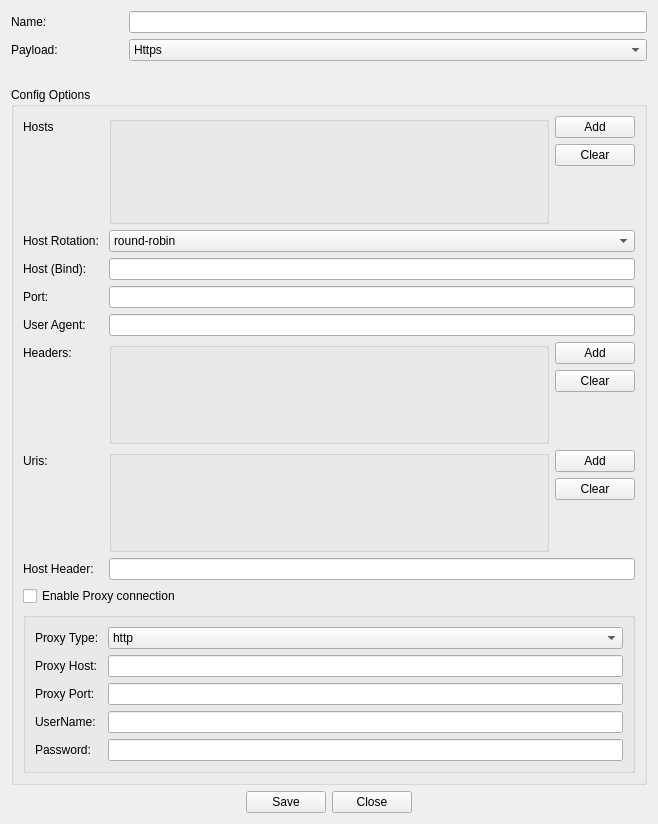
<?xml version="1.0" encoding="UTF-8"?>
<ui version="4.0">
 <class>ListenerWidget</class>
 <widget class="QWidget" name="ListenerWidget">
  <property name="geometry">
   <rect>
    <x>0</x>
    <y>0</y>
    <width>658</width>
    <height>824</height>
   </rect>
  </property>
  <property name="windowTitle">
   <string>Form</string>
  </property>
  <layout class="QGridLayout" name="gridLayout">
   <item row="4" column="0">
    <spacer name="horizontalSpacer_2">
     <property name="orientation">
      <enum>Qt::Horizontal</enum>
     </property>
     <property name="sizeHint" stdset="0">
      <size>
       <width>40</width>
       <height>20</height>
      </size>
     </property>
    </spacer>
   </item>
   <item row="4" column="5">
    <spacer name="horizontalSpacer_3">
     <property name="orientation">
      <enum>Qt::Horizontal</enum>
     </property>
     <property name="sizeHint" stdset="0">
      <size>
       <width>40</width>
       <height>20</height>
      </size>
     </property>
    </spacer>
   </item>
   <item row="1" column="0">
    <widget class="QLabel" name="LabelPayload">
     <property name="text">
      <string>Payload: </string>
     </property>
    </widget>
   </item>
   <item row="2" column="0" colspan="6">
    <spacer name="horizontalSpacer">
     <property name="orientation">
      <enum>Qt::Horizontal</enum>
     </property>
     <property name="sizeHint" stdset="0">
      <size>
       <width>40</width>
       <height>20</height>
      </size>
     </property>
    </spacer>
   </item>
   <item row="1" column="1" colspan="5">
    <widget class="QComboBox" name="ComboPayload">
     <item>
      <property name="text">
       <string>Https</string>
      </property>
     </item>
     <item>
      <property name="text">
       <string>Http</string>
      </property>
     </item>
     <item>
      <property name="text">
       <string>Smb</string>
      </property>
     </item>
     <item>
      <property name="text">
       <string>External</string>
      </property>
     </item>
    </widget>
   </item>
   <item row="0" column="0">
    <widget class="QLabel" name="LabelListenerName">
     <property name="text">
      <string>Name:</string>
     </property>
    </widget>
   </item>
   <item row="4" column="4">
    <spacer name="horizontalSpacer_5">
     <property name="orientation">
      <enum>Qt::Horizontal</enum>
     </property>
     <property name="sizeHint" stdset="0">
      <size>
       <width>40</width>
       <height>20</height>
      </size>
     </property>
    </spacer>
   </item>
   <item row="4" column="2">
    <widget class="QPushButton" name="ButtonSave">
     <property name="text">
      <string>Save</string>
     </property>
    </widget>
   </item>
   <item row="0" column="1" colspan="5">
    <widget class="QLineEdit" name="InputListenerName"/>
   </item>
   <item row="4" column="1">
    <spacer name="horizontalSpacer_4">
     <property name="orientation">
      <enum>Qt::Horizontal</enum>
     </property>
     <property name="sizeHint" stdset="0">
      <size>
       <width>40</width>
       <height>20</height>
      </size>
     </property>
    </spacer>
   </item>
   <item row="4" column="3">
    <widget class="QPushButton" name="ButtonClose">
     <property name="text">
      <string>Close</string>
     </property>
    </widget>
   </item>
   <item row="3" column="0" colspan="6">
    <widget class="QGroupBox" name="ConfigBox">
     <property name="title">
      <string>Config Options</string>
     </property>
     <layout class="QGridLayout" name="gridLayout_2">
      <property name="leftMargin">
       <number>0</number>
      </property>
      <property name="topMargin">
       <number>0</number>
      </property>
      <property name="rightMargin">
       <number>0</number>
      </property>
      <property name="bottomMargin">
       <number>0</number>
      </property>
      <property name="horizontalSpacing">
       <number>0</number>
      </property>
      <item row="0" column="0">
       <widget class="QStackedWidget" name="StackWdigetConfigPages">
        <property name="currentIndex">
         <number>0</number>
        </property>
        <widget class="QWidget" name="PageHTTP">
         <layout class="QGridLayout" name="gridLayout_3">
          <item row="8" column="0">
           <widget class="QLabel" name="LabelUserAgent">
            <property name="text">
             <string>User Agent:  </string>
            </property>
           </widget>
          </item>
          <item row="16" column="2">
           <widget class="QPushButton" name="ButtonUriGroupClear">
            <property name="text">
             <string>Clear</string>
            </property>
           </widget>
          </item>
          <item row="5" column="1" colspan="2">
           <widget class="QLineEdit" name="InputHost"/>
          </item>
          <item row="15" column="0">
           <widget class="QLabel" name="LabelUris">
            <property name="text">
             <string>Uris:</string>
            </property>
           </widget>
          </item>
          <item row="19" column="0">
           <widget class="QLabel" name="LabelHostHeader">
            <property name="text">
             <string>Host Header: </string>
            </property>
           </widget>
          </item>
          <item row="6" column="1" colspan="2">
           <widget class="QLineEdit" name="InputPort"/>
          </item>
          <item row="20" column="0" colspan="3">
           <widget class="QCheckBox" name="checkBox">
            <property name="text">
             <string>Enable Proxy connection</string>
            </property>
           </widget>
          </item>
          <item row="11" column="2">
           <widget class="QPushButton" name="ButtonHeaderGroupClear">
            <property name="text">
             <string>Clear</string>
            </property>
           </widget>
          </item>
          <item row="19" column="1" colspan="2">
           <widget class="QLineEdit" name="InputHostHeader"/>
          </item>
          <item row="10" column="0">
           <widget class="QLabel" name="LabelHeaders">
            <property name="text">
             <string>Headers:</string>
            </property>
           </widget>
          </item>
          <item row="18" column="1">
           <spacer name="horizontalSpacer_6">
            <property name="orientation">
             <enum>Qt::Horizontal</enum>
            </property>
            <property name="sizeHint" stdset="0">
             <size>
              <width>0</width>
              <height>0</height>
             </size>
            </property>
           </spacer>
          </item>
          <item row="0" column="2">
           <widget class="QPushButton" name="ButtonHostsGroupAdd">
            <property name="text">
             <string>Add</string>
            </property>
           </widget>
          </item>
          <item row="5" column="0">
           <widget class="QLabel" name="LabelHosts">
            <property name="text">
             <string>Host (Bind):</string>
            </property>
           </widget>
          </item>
          <item row="8" column="1" colspan="2">
           <widget class="QLineEdit" name="InputUserAgent"/>
          </item>
          <item row="15" column="2">
           <widget class="QPushButton" name="ButtonUriGroupAdd">
            <property name="text">
             <string>Add</string>
            </property>
           </widget>
          </item>
          <item row="10" column="1" rowspan="3">
           <widget class="QGroupBox" name="HeadersGroup">
            <property name="title">
             <string/>
            </property>
           </widget>
          </item>
          <item row="0" column="0">
           <widget class="QLabel" name="LabelHosts_2">
            <property name="text">
             <string>Hosts</string>
            </property>
           </widget>
          </item>
          <item row="2" column="0">
           <spacer name="verticalSpacer">
            <property name="orientation">
             <enum>Qt::Vertical</enum>
            </property>
            <property name="sizeHint" stdset="0">
             <size>
              <width>20</width>
              <height>40</height>
             </size>
            </property>
           </spacer>
          </item>
          <item row="1" column="2">
           <widget class="QPushButton" name="ButtonHostsGroupClear">
            <property name="text">
             <string>Clear</string>
            </property>
           </widget>
          </item>
          <item row="10" column="2">
           <widget class="QPushButton" name="ButtonHeaderGroupAdd">
            <property name="text">
             <string>Add</string>
            </property>
           </widget>
          </item>
          <item row="0" column="1" rowspan="4">
           <widget class="QGroupBox" name="HostsGroup">
            <property name="title">
             <string/>
            </property>
           </widget>
          </item>
          <item row="6" column="0">
           <widget class="QLabel" name="LabelPort">
            <property name="text">
             <string>Port:</string>
            </property>
           </widget>
          </item>
          <item row="12" column="0">
           <spacer name="verticalSpacerHeader">
            <property name="orientation">
             <enum>Qt::Vertical</enum>
            </property>
            <property name="sizeHint" stdset="0">
             <size>
              <width>20</width>
              <height>40</height>
             </size>
            </property>
           </spacer>
          </item>
          <item row="21" column="0" colspan="3">
           <widget class="QGroupBox" name="ProxyConfigBox">
            <property name="enabled">
             <bool>true</bool>
            </property>
            <property name="title">
             <string/>
            </property>
            <layout class="QFormLayout" name="formLayout_3">
             <item row="1" column="0">
              <widget class="QLabel" name="LabelProxyHost">
               <property name="text">
                <string>Proxy Host:</string>
               </property>
              </widget>
             </item>
             <item row="1" column="1">
              <widget class="QLineEdit" name="InputProxyHost"/>
             </item>
             <item row="2" column="0">
              <widget class="QLabel" name="LabelProxyPort">
               <property name="text">
                <string>Proxy Port: </string>
               </property>
              </widget>
             </item>
             <item row="2" column="1">
              <widget class="QLineEdit" name="InputProxyPort"/>
             </item>
             <item row="3" column="0">
              <widget class="QLabel" name="LabelUserName">
               <property name="text">
                <string>UserName: </string>
               </property>
              </widget>
             </item>
             <item row="3" column="1">
              <widget class="QLineEdit" name="InputUserName"/>
             </item>
             <item row="4" column="0">
              <widget class="QLabel" name="LabelPassword">
               <property name="text">
                <string>Password: </string>
               </property>
              </widget>
             </item>
             <item row="4" column="1">
              <widget class="QLineEdit" name="InputPassword"/>
             </item>
             <item row="0" column="0">
              <widget class="QLabel" name="label">
               <property name="text">
                <string>Proxy Type: </string>
               </property>
              </widget>
             </item>
             <item row="0" column="1">
              <widget class="QComboBox" name="comboBox">
               <item>
                <property name="text">
                 <string>http</string>
                </property>
               </item>
               <item>
                <property name="text">
                 <string>https</string>
                </property>
               </item>
              </widget>
             </item>
            </layout>
           </widget>
          </item>
          <item row="15" column="1" rowspan="3">
           <widget class="QGroupBox" name="UrisGroup">
            <property name="title">
             <string/>
            </property>
           </widget>
          </item>
          <item row="17" column="0">
           <spacer name="verticalSpacerUris">
            <property name="orientation">
             <enum>Qt::Vertical</enum>
            </property>
            <property name="sizeHint" stdset="0">
             <size>
              <width>20</width>
              <height>40</height>
             </size>
            </property>
           </spacer>
          </item>
          <item row="4" column="0">
           <widget class="QLabel" name="LabelHostRotation">
            <property name="text">
             <string>Host Rotation: </string>
            </property>
           </widget>
          </item>
          <item row="4" column="1" colspan="2">
           <widget class="QComboBox" name="ComboHostRotation">
            <item>
             <property name="text">
              <string>round-robin</string>
             </property>
            </item>
            <item>
             <property name="text">
              <string>random</string>
             </property>
            </item>
           </widget>
          </item>
         </layout>
        </widget>
        <widget class="QWidget" name="PageSMB">
         <layout class="QFormLayout" name="formLayout">
          <item row="0" column="0">
           <widget class="QLabel" name="LabelPipename">
            <property name="text">
             <string>Pipe Name: :</string>
            </property>
           </widget>
          </item>
          <item row="0" column="1">
           <widget class="QLineEdit" name="InputPipeName"/>
          </item>
         </layout>
        </widget>
        <widget class="QWidget" name="PageExternal">
         <layout class="QFormLayout" name="formLayout_2">
          <item row="0" column="0">
           <widget class="QLabel" name="LabelEndpoint">
            <property name="text">
             <string>Endpoint: </string>
            </property>
           </widget>
          </item>
          <item row="0" column="1">
           <widget class="QLineEdit" name="InputEndpoint"/>
          </item>
         </layout>
        </widget>
       </widget>
      </item>
     </layout>
    </widget>
   </item>
  </layout>
 </widget>
 <resources/>
 <connections/>
</ui>
